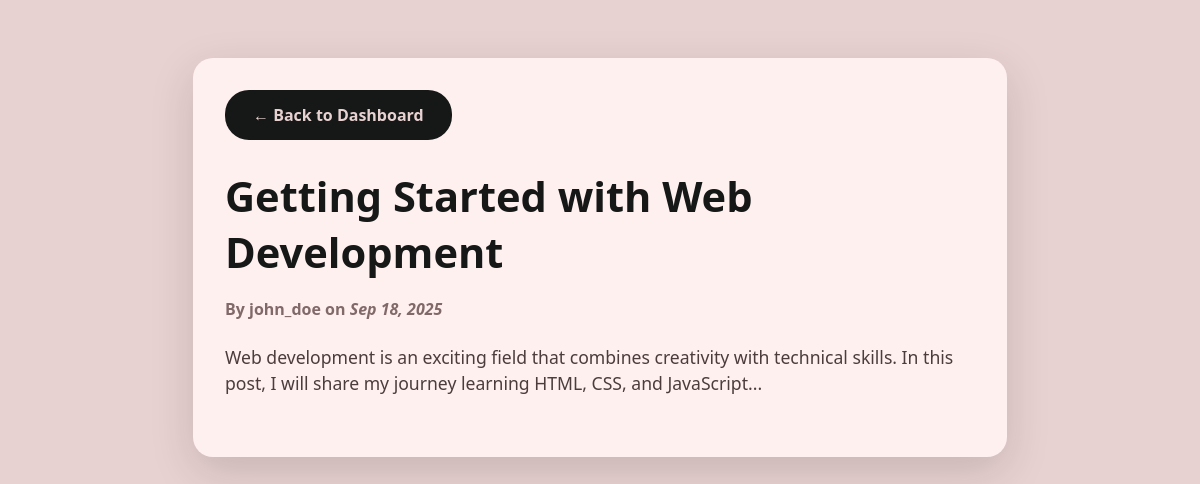
/admin_view_post.php?id=1, run on the app's committed database.
### tables this page shows
CREATE TABLE IF NOT EXISTS posts (
    id INT AUTO_INCREMENT PRIMARY KEY,
    user_id INT NOT NULL,
    title VARCHAR(255) NOT NULL,
    content TEXT NOT NULL,
    image VARCHAR(255) NULL,
    likes_count INT DEFAULT 0,
    comments_count INT DEFAULT 0,
    created_at TIMESTAMP DEFAULT CURRENT_TIMESTAMP,
    updated_at TIMESTAMP DEFAULT CURRENT_TIMESTAMP ON UPDATE CURRENT_TIMESTAMP,
    FOREIGN KEY (user_id) REFERENCES users(id) ON DELETE CASCADE
);

CREATE TABLE IF NOT EXISTS users (
    id INT AUTO_INCREMENT PRIMARY KEY,
    username VARCHAR(50) UNIQUE NOT NULL,
    email VARCHAR(100) UNIQUE NOT NULL,
    password VARCHAR(255) NOT NULL,
    full_name VARCHAR(100) NOT NULL,
    profile_image VARCHAR(255) DEFAULT 'default-avatar.png',
    bio TEXT,
    is_admin TINYINT(1) DEFAULT 0,
    created_at TIMESTAMP DEFAULT CURRENT_TIMESTAMP,
    updated_at TIMESTAMP DEFAULT CURRENT_TIMESTAMP ON UPDATE CURRENT_TIMESTAMP
);

### admin_view_post.php (the view, shortened to what this page needs)
<?php
require_once 'config.php';
$post_id = (int)$_GET['id'];
$stmt = $pdo->prepare("SELECT p.title, p.content, p.image, p.created_at, u.username
                       FROM posts p
                       JOIN users u ON p.user_id = u.id
                       WHERE p.id = ?");
$stmt->execute([$post_id]);
$post = $stmt->fetch(PDO::FETCH_ASSOC);
?>
<!DOCTYPE html>
<html lang="en">
<head>
</head>
<body>
  <div class="container">
    <a href="admin_dashboard.php" class="btn-back">← Back to Dashboard</a>
    <h1><?= htmlspecialchars($post['title']) ?></h1>
    <div class="post-meta">
      By <strong><?= htmlspecialchars($post['username']) ?></strong> on <em><?= date('M j, Y', strtotime($post['created_at'])) ?></em>
    </div>
    <div class="post-content"><?= nl2br(htmlspecialchars($post['content'])) ?></div>
  </div>
</body>
</html>

### admin_view_post.php (style rules this page uses)
body { font-family: 'Segoe UI', Tahoma, Geneva, Verdana, sans-serif; background: #e8d1d1ff; color: #161717ff; padding: 20px; min-height: 100vh; }
.container { max-width: 750px; background: #fff0f0; margin: 30px auto; padding: 32px; border-radius: 20px; box-shadow: 0 14px 44px rgba(22,23,23,0.15); }
h1 { font-weight: 900; font-size: 2.6rem; margin-bottom: 18px; color: #161717ff; user-select: none; }
.post-meta { font-weight: 600; color: #826969; margin-bottom: 24px; }
.post-content { font-size: 1.1rem; line-height: 1.5; white-space: pre-wrap; margin-bottom: 28px; color: #4c3c3c; }
.btn-back { display: inline-block; padding: 14px 28px; background: #161717ff; color: #e8d1d1ff; font-weight: 700; border-radius: 24px; text-decoration: none; transition: background-color 0.3s; user-select: none; }

### data on the page
posts: title "Getting Started with Web Development", user.username "john_doe", created_at "Sep 18, 2025", content "Web development is an exciting field that combines creativity with technical skills. In this post, I will share my journey learning HTML, CSS, and JavaScript..."
